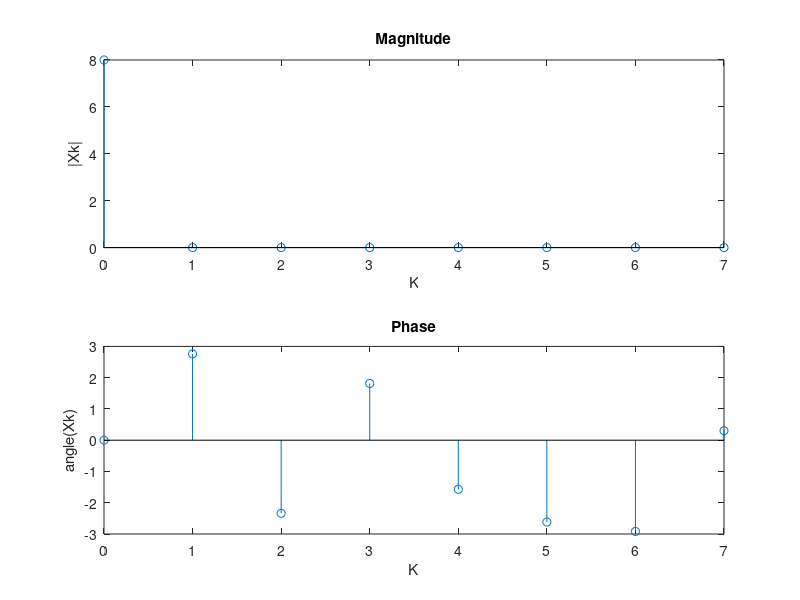

Here is the MATLAB script that generated this plot:
% user:	Mohamed Harby
% date: 15-DEC-2021
N = 8;
xn = ones(N, 1);

Wn = zeros(N); % N*N matrix --> twiddle fator
for k=0:N-1
    for n=0:N-1
        Wn(k+1, n+1) = exp(-1i * 2 * pi * k * n / N);
    end
end

k = 0:N-1;
Xk = Wn * xn;

subplot(2, 1, 1); %plot two figures in a single window
stem(k, abs(Xk)); % plot discrete values at K points
xlabel('K')
ylabel('|Xk|')
title('Magnitude')

subplot(2,1, 2); %plot two figures in a single window
stem(k, angle(Xk)); % plot discrete values at K points
xlabel('K')
ylabel('angle(Xk)')
title('Phase')

